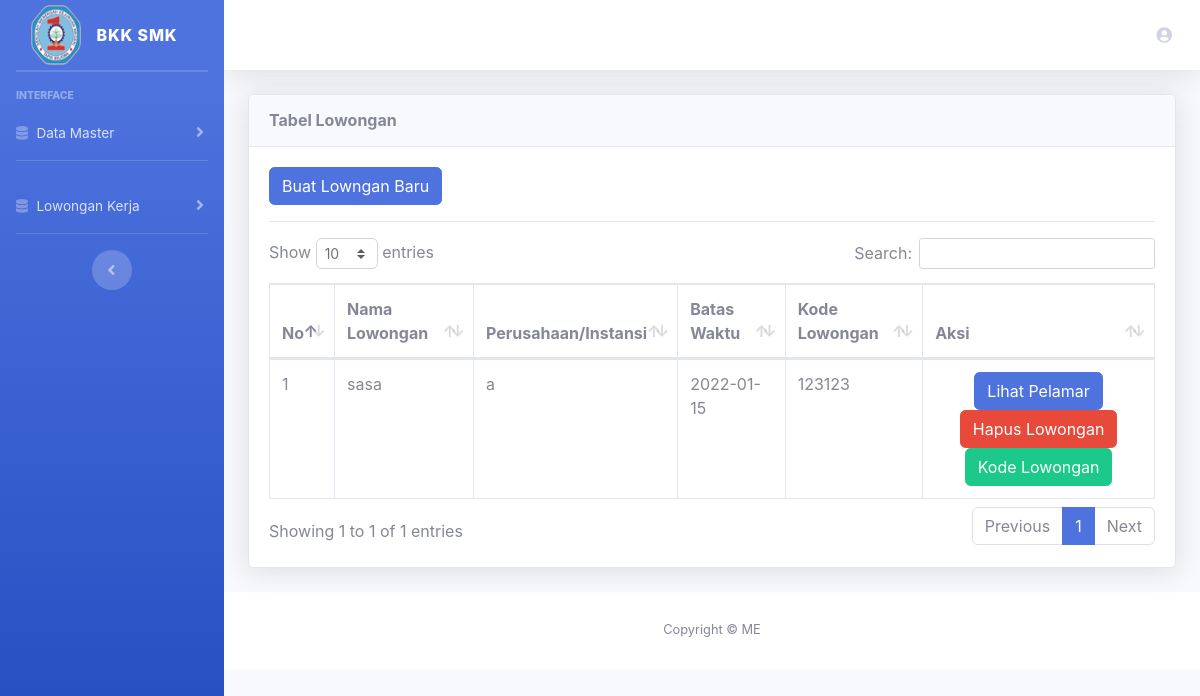
Page /index.php/admin/lowongan_lama on the committed database.
### tables this page shows
CREATE TABLE `lowongan` (
  `id_lowongan` int(11) NOT NULL,
  `nama_lowongan` varchar(100) NOT NULL,
  `isi_lowongan` text NOT NULL,
  `batas_tanggal` varchar(20) NOT NULL,
  `nama_perusahaan` varchar(100) NOT NULL,
  `kode` varchar(255) NOT NULL,
  `foto` text NOT NULL
);

### application/controllers/Admin.php (called while the page is built, shortened)
<?php
class Admin extends CI_Controller
{
    public function __construct()
    {
        $this->load->library('form_validation');
        $this->load->model('lowongan_m');
        $this->load->model('jurusan_m');
        $this->load->model('alumni_m');
    }
    public function lowongan_lama()
    {
        $data['judul'] = 'Data Lowongan';
        $data['data'] = $this->lowongan_m->get_all_lowongan();
        $data['nama'] = $this->session->userdata('nama_alumni');
        $this->load->view('template/header', $data);
        $this->load->view('admin/lowongan/lowongan_lama', $data);
        $this->load->view('template/footer');
    }
}

### index.php (called while the page is built, shortened)
<?php
require_once BASEPATH.'core/CodeIgniter.php';

### application/models/Lowongan_m.php (called while the page is built, shortened)
<?php
class Lowongan_m extends CI_Model
{
    public function get_all_lowongan()
    {
        $this->db->select('*');
        $this->db->from('lowongan');
        $this->db->order_by('id_lowongan', 'DESC');
        return  $this->db->get()->result();
    }
}

### application/views/admin/lowongan/lowongan_lama.php (the view)
<div class="container-fluid">
    <div class="card shadow mb-4">
        <div class="card-header py-3">
            <h6 class="m-0 font-weight-bold ">Tabel Lowongan</h6>
        </div>
        <div class="card-body">
            <div class="table-responsive">
                <a href="<?= base_url('admin/buat_lowongan_baru') ?>" class="btn btn-primary">Buat Lowngan Baru</a>
                <hr>
                <table class="table table-bordered" id="dataTable" width="100%" cellspacing="0">
                    <thead>
                        <tr>
                            <th>No</th>
                            <th>Nama Lowongan</th>
                            <th>Perusahaan/Instansi</th>
                            <th>Batas Waktu</th>
                            <th>Kode Lowongan</th>
                            <th>Aksi</th>
                        </tr>
                    </thead>
                    <tbody>
                        <?php
                        $nomor = 1;
                        foreach ($data as $x) { ?>
                            <?php if ($x->batas_tanggal > date('Y-m-d')) {
                            } else { ?>
                                <tr>
                                    <td><?= $nomor++; ?></td>
                                    <td><?= $x->nama_lowongan; ?></td>
                                    <td><?= $x->nama_perusahaan; ?></td>
                                    <td><?= $x->batas_tanggal; ?></td>
                                    <td><?= $x->kode; ?></td>
                                    <td align="center">
                                        <a href="<?= base_url('admin/pengajuan_ditolak/' . $x->id_lowongan) ?>" class="btn btn-primary">Lihat Pelamar</a>
                                        <a href="<?= base_url('admin/hapus_lowongan/' . $x->id_lowongan) ?>" onclick="return confirm('Yakin Hapus?')" class="btn btn-danger">Hapus Lowongan</a>
                                        <a href="<?= base_url('admin/kode_lowongan/' . $x->id_lowongan) ?>" class="btn btn-success">Kode Lowongan</a>
                                    </td>
                                </tr>
                        <?php }
                        } ?>
                    </tbody>
                </table>
            </div>
        </div>
    </div>
</div>

### rows in the picture
lowongan: nama_lowongan "sasa", nama_perusahaan "a", batas_tanggal "2022-01-15", kode "123123"
